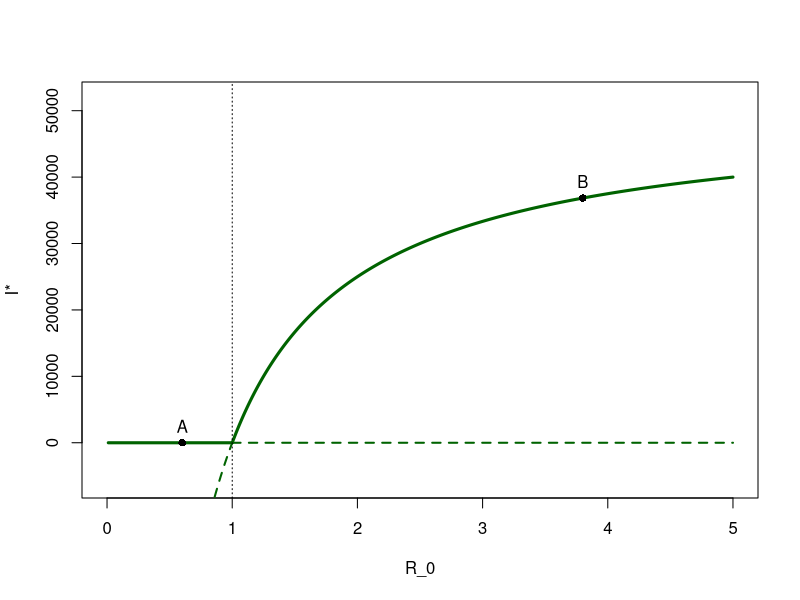

Recreate this plot in R.
# Abb. 2.17: stationäre Werte I* des SIR-Modells in Abhängigkeit von R_0 (Buch, Abschnitt 2.4, Gl. 2.30)
# x_a*: I* = 0, stabil für R_0 < 1;  x_b*: I* = alpha N (1 - 1/R_0)/(gamma + alpha), stabil für R_0 > 1 (alpha = gamma = 0.1)
# (c) 2026 Philipp Kügler · Programm zum Buch „Dynamische Systeme in den Lebenswissenschaften“ · MIT-Lizenz (siehe LICENSE)
N <- 100000; alpha <- 0.1; gamma <- 0.1
R0 <- seq(0.01, 5, length.out = 500)
Ib <- alpha * N * (1 - 1 / R0) / (gamma + alpha)
gruen <- rgb(0, 0.39, 0)
li <- R0 <= 1; re <- R0 >= 1; nah <- R0 > 0.85 & R0 <= 1
plot(R0[li], 0 * R0[li], type = "l", col = gruen, lwd = 3, xlim = c(0, 5), ylim = c(-6000, 52000), xlab = "R_0", ylab = "I*")   # stabil
lines(R0[re], 0 * R0[re], lty = 2, col = gruen, lwd = 2)          # instabil
lines(R0[re], Ib[re], col = gruen, lwd = 3)
lines(R0[nah], Ib[nah], lty = 2, col = gruen, lwd = 2)
for (sz in list(list(0.6, "A"), list(3.8, "B"))) {
  r <- sz[[1]]; i <- if (r < 1) 0 else alpha * N * (1 - 1 / r) / (gamma + alpha)
  points(r, i, pch = 16); text(r, i + 2500, sz[[2]])
  cat(sprintf("Szenario %s: R_0 = %g,  I* = %.0f\n", sz[[2]], r, i))
}
abline(v = 1, lty = 3)
